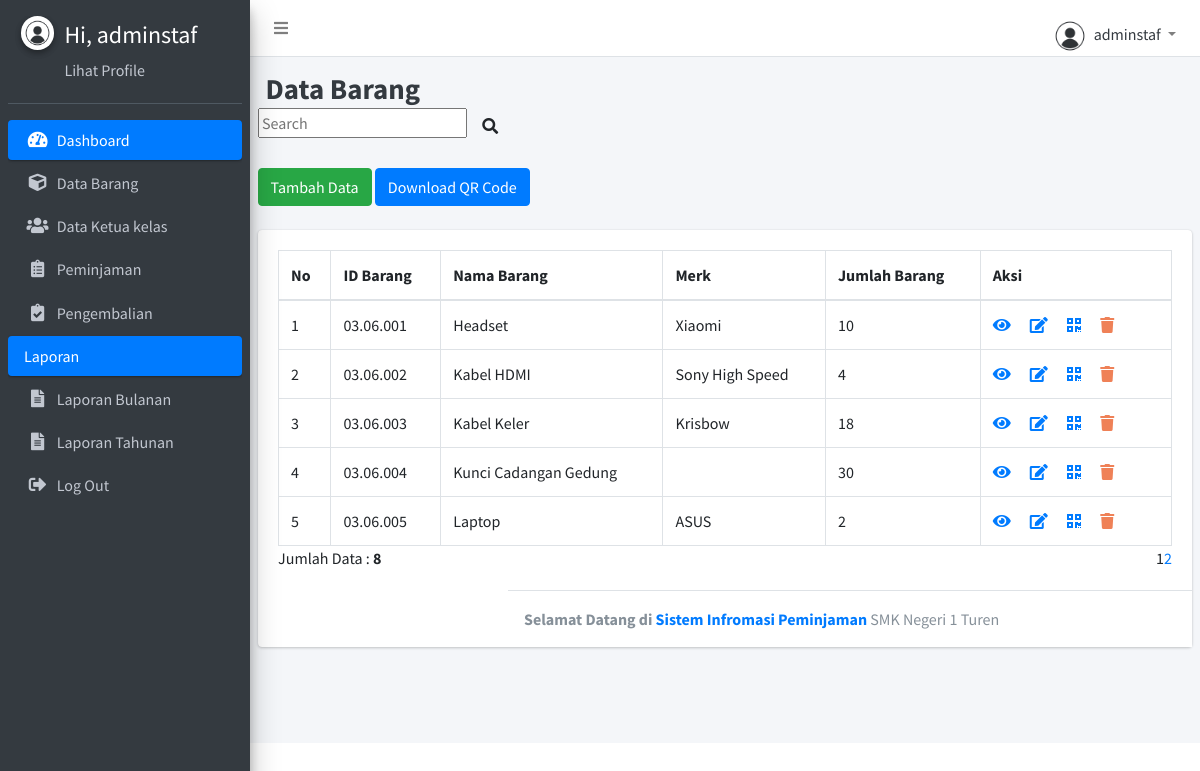
Page /barang.php (signed in) on the committed database.
### tables this page shows
CREATE TABLE `barang` (
  `IdBarang` varchar(15) NOT NULL,
  `BrgNama` varchar(50) NOT NULL,
  `BrgMerk` varchar(50) NOT NULL,
  `BrgSpesifikasi` varchar(255) NOT NULL,
  `BrgKondisi` varchar(255) NOT NULL,
  `BrgJumlah` int(5) NOT NULL
);

### barang.php (the view, shortened to what this page needs)
<?php
include'config.php';
?>
<!DOCTYPE html>
<html>
<head>
<?php include 'template/header.php';?>
<?php include 'template/sidebar.php';?>
  <div class="content-wrapper">
    <div class="content-header">
      <div class="container-fluid">
        <div class="row mb-2">
          <div class="col-sm-9">
            <h1 class="m-0 text-dark"><b>Data Barang</b></h1>
          </div>
          <div class="form-inline">
            <div align="right">
            <div class="form-inline">
            <div align="right">
                <form method=post>
                    <input type="text" name="pencarian" placeholder="Search">
                        <button class="btn btn-navbar" type="submit">
                            <i class="fas fa-search"></i>
                        </button>
                </form>
            </div>
        </div>
            </div>
        </div>
        </div>
      </div>
    </div>
    <div class="col-12">
        <a href="barang-input.php" class="btn btn-success">Tambah Data</a>
        <a href="download-pdf-qr-barang.php" class="btn btn-primary">Download QR Code</a>
    </div>
    <br>
    <section class="content">
      <div class="row">
        <div class="col-12">
          <div class="card">
            <div class="card-body">
              <table id="example2" class="table table-bordered table-hover">
                <thead>
                <tr>
                    <th>No</th>
                    <th>ID Barang</th>
                    <th>Nama Barang</th>
                    <th>Merk</th>
                    <th>Jumlah Barang</th>
                    <th>Aksi</th>
                </tr>
                </thead>
                <tbody>
            <?php
                $batas = 5;
                extract($_GET);
                if(empty($hal)) {
                    $posisi = 0;
                    $hal = 1;
                    $nomor = 1;
                }else {
                    $posisi = ($hal - 1) * $batas;
                    $nomor = $posisi+1;
                }
                if($_SERVER['REQUEST_METHOD'] == "POST") {
                    $pencarian = trim(mysqli_real_escape_string($conn, $_POST['pencarian']));
                    if($pencarian != "") {
                        $sql = "SELECT * FROM barang WHERE IdBarang LIKE '%$pencarian%'
                                OR IdBarang LIKE '%$pencarian%'
                                OR BrgNama LIKE '%$pencarian%'
                                OR BrgMerk LIKE '%$pencarian%'";
                        $query = $sql;
                        $queryJml = $sql;
                    } else {
                        $query = "SELECT * FROM barang LIMIT $posisi, $batas";
                        $queryJml = "SELECT * FROM barang";
                        $no = $posisi * 1;
                    }
                }
                else {
                    $query = "SELECT * FROM barang LIMIT $posisi, $batas";
                    $queryJml = "SELECT * FROM barang";
                }
                $q_tampil_barang = mysqli_query($conn, $query);
                if(mysqli_num_rows($q_tampil_barang) > 0) {
                    while($r_tampil_barang=mysqli_fetch_array($q_tampil_barang)) {
            ?>
            <tr>
                <td><?php echo $nomor; ?></td>
                <td><?php echo $r_tampil_barang['IdBarang']; ?></td>
                <td><?php echo $r_tampil_barang['BrgNama']; ?></td>
                <td><?php echo $r_tampil_barang['BrgMerk']; ?></td>
                <td><?php echo $r_tampil_barang['BrgJumlah']; ?></td>
                <td>
                    <a href="barang-detail.php?IdBarang=<?php echo $r_tampil_barang['IdBarang'];?>"><i class="nav-icon fas fa-eye" title="Detail">&#xE254;</i></a>
                    <a href="barang-edit.php?IdBarang=<?php echo $r_tampil_barang['IdBarang'];?>"><i class="nav-icon fas fa-edit" title="Edit">&#xE254;</i></a>
                    <a href="generate-qr-barang.php?IdBarang=<?php echo $r_tampil_barang['IdBarang'];?>"><i class="nav-icon fas fa-qrcode" title="QrCode">&#xE254;</i></a>
					<a href="barang-delete.php?IdBarang=<?php echo $r_tampil_barang['IdBarang'];?>" onclick = "return confirm ('Apakah Anda Yakin Akan Menghapus Data Ini?')" class="tombol" style="color:#ef8157; font-weight:bold"><i class="nav-icon fas fa-trash" title="Delete">&#xE872;</i></a>
                </td>
            </tr>
            <?php
                        $nomor++;
                    }
                }
                else {
                    echo "<tr><td colspan=6>Data Tidak Ditemukan</td></tr>";
                }
            ?>
        </tbody>
    </table>
    <?php
    if(isset($_POST['pencarian'])) {
        if($_POST['pencarian']!='') {
            echo "<div style=\"float:left;\">";
            $jml = mysqli_num_rows(mysqli_query($conn, $queryJml));
            echo "Data Hasil Pencarian: <b>$jml</b>";
            echo "</div>";
        }
    } else {
    ?>
        <div style="float: left;">
        <?php
            $jml = mysqli_num_rows(mysqli_query($conn, $queryJml));
            echo "Jumlah Data : <b>$jml</b>";
        ?>
        </div>
        <div class="pagination" style="float: right;">
            <?php
                $jml_hal = ceil($jml / $batas);
                for($i = 1; $i <= $jml_hal; $i++) {
                    if($i != $hal) {
                        echo "<a href=\"?p=barang&hal=$i\">$i</a>";
                    } else {
                        echo "<a class=\"active\">$i</a>";
                    }
                }
            ?>
        </div>
    <?php
    }
    ?>
          </div>
<?php include 'template/footer.php';?>
</body>
</html>

### rows in the picture
barang: IdBarang "03.06.001", BrgNama "Headset", BrgMerk "Xiaomi", BrgJumlah "10"
barang: IdBarang "03.06.002", BrgNama "Kabel HDMI", BrgMerk "Sony High Speed", BrgJumlah "4"
barang: IdBarang "03.06.003", BrgNama "Kabel Keler", BrgMerk "Krisbow", BrgJumlah "18"
barang: IdBarang "03.06.004", BrgNama "Kunci Cadangan Gedung", BrgJumlah "30"
barang: IdBarang "03.06.005", BrgNama "Laptop", BrgMerk "ASUS", BrgJumlah "2"

### other values in the picture
$_SESSION['username'] "adminstaf"
$jml "8"
